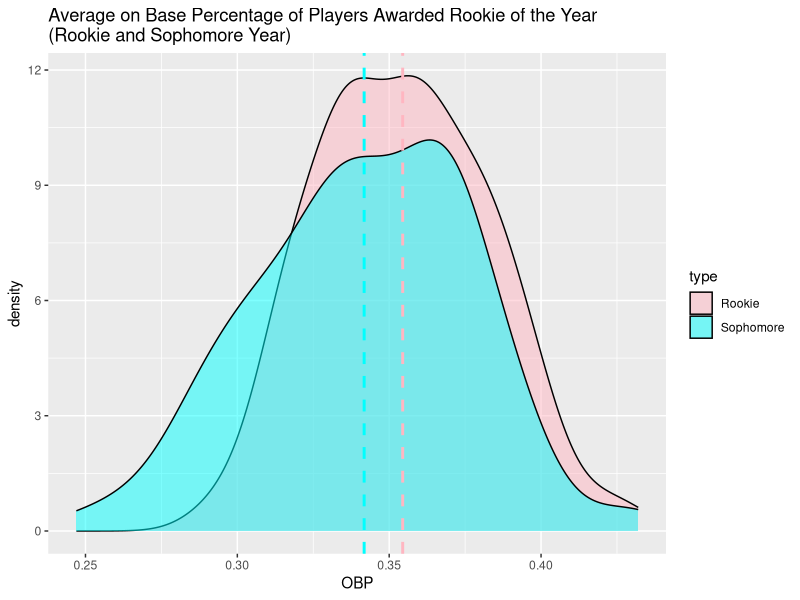
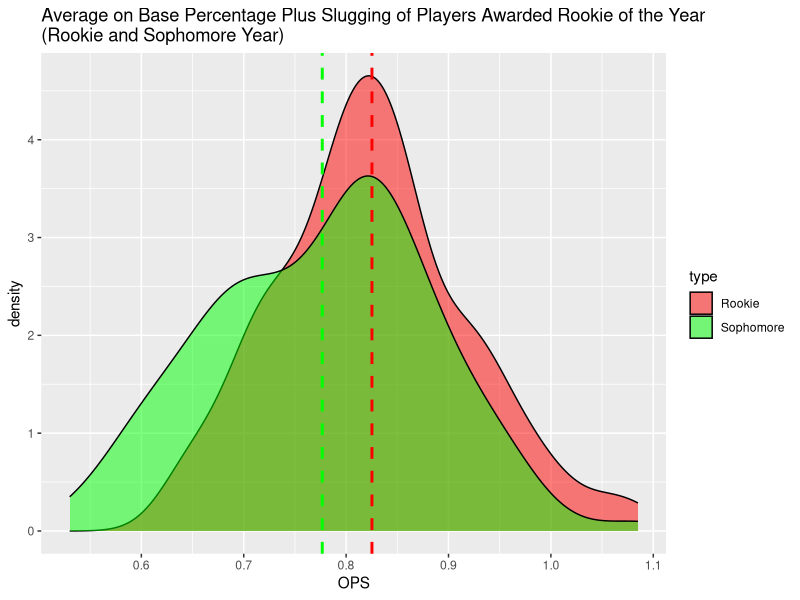
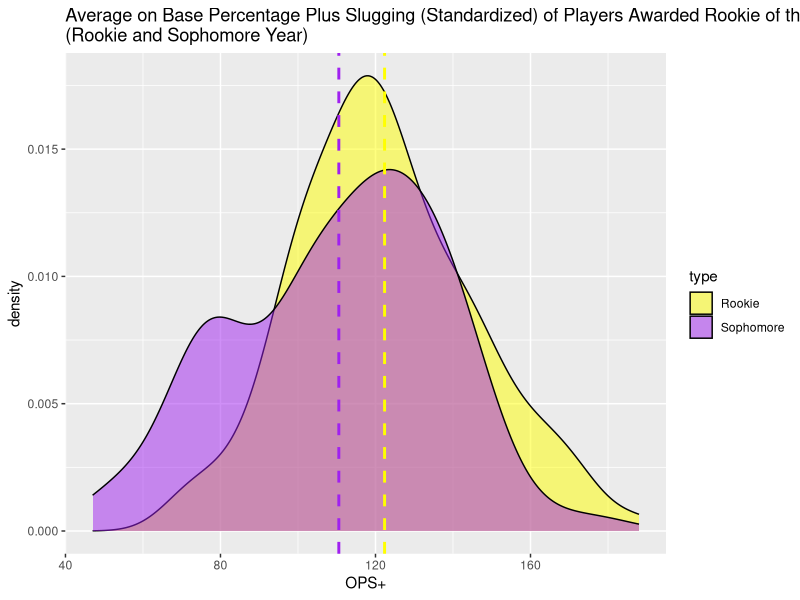
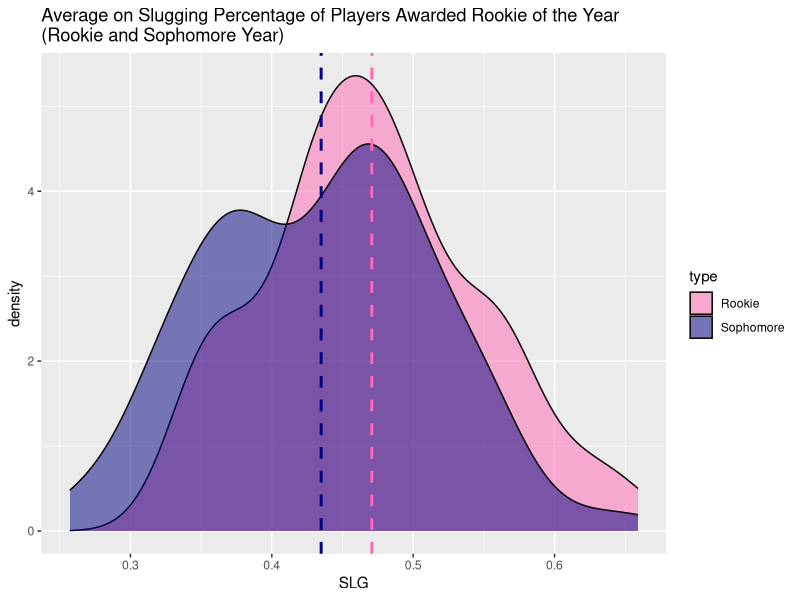
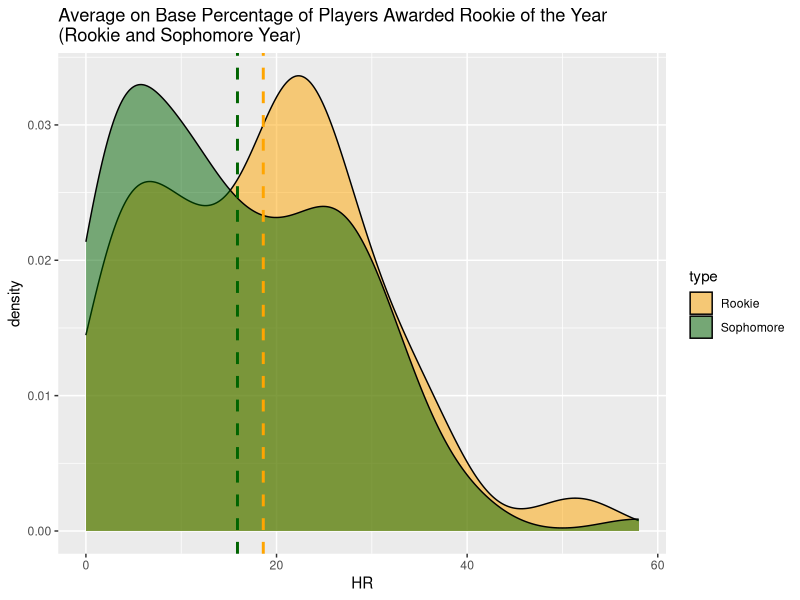
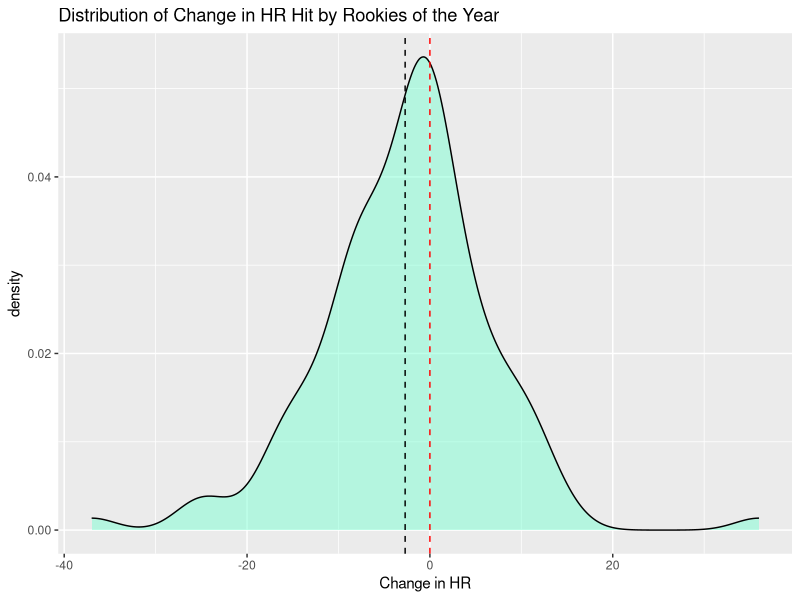
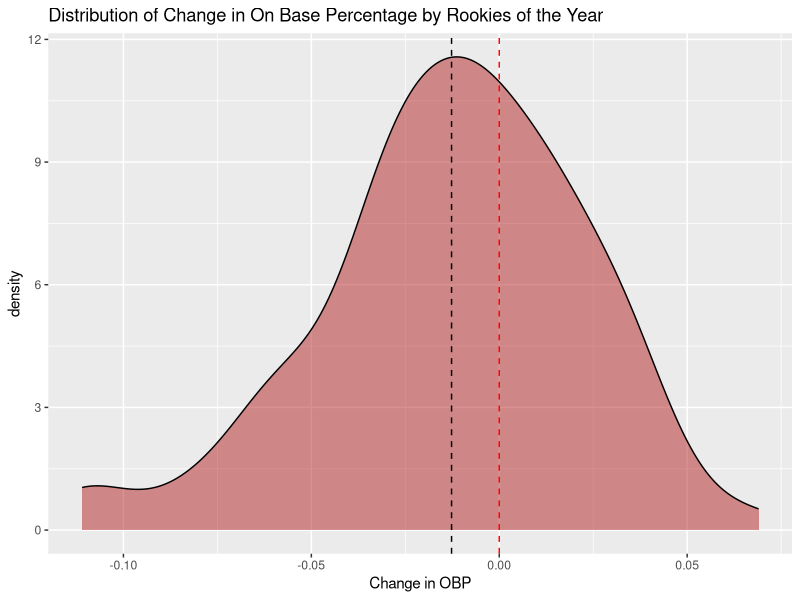
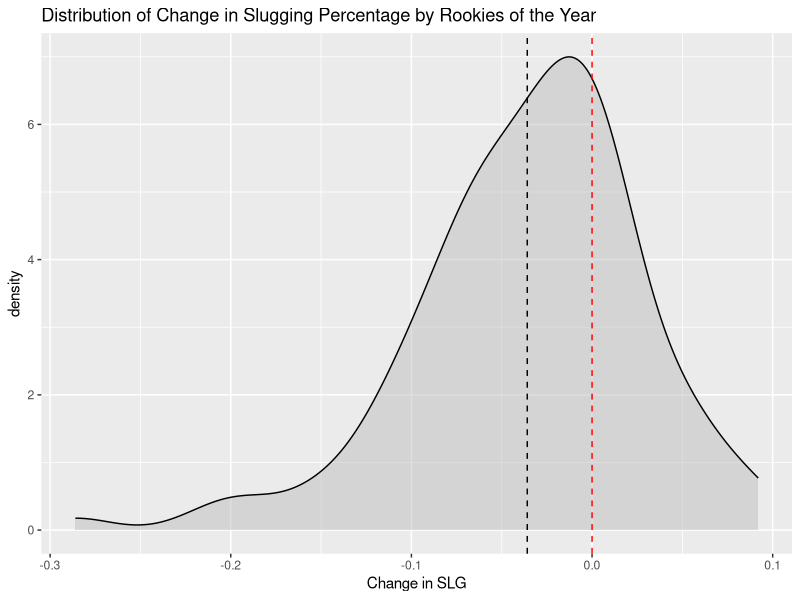

These charts were generated, in order, by the following R code:
## ---- chunk 1
knitr::opts_chunk$set(echo = TRUE, message=FALSE, warning=FALSE)
library(tidyverse)
library(knitr)
library(lubridate)
# source("../../scripts/viridis.R")
# source("../../scripts/ggprob.R")
## ---- chunk 2
rookie = read_csv("rookie_stats.csv")
sophomore = read_csv("sophomore_stats.csv")


rookie = rookie %>% 
  select(name, Year, Age, G, PA, AB, HR, OBP, SLG, OPS, `OPS+`)

sophomore = sophomore %>% 
  select(name, Year, Age, G, PA, AB, HR, OBP, SLG, OPS, `OPS+`)




change = left_join(rookie, sophomore, "name")
change = change %>% 
  mutate(
    G = G.y - G.x,
    PA = PA.y - PA.x,
    AB = AB.y - AB.x,
    HR = HR.y - HR.x,
    OBP = OBP.y - OBP.x,
    SLG = SLG.y - SLG.x,
    OPS = OPS.y - OPS.x,
    `OPS+` = `OPS+.y` - `OPS+.x`
  ) %>% 
  select(name, G, PA,AB, HR, OBP, SLG, OPS, `OPS+`)


rookie_clean = kable(head(rookie, 5), caption = "Rookie Data")
sophomore_clean = kable(head(sophomore,5), caption = "Sophomore Data")
change_clean = kable(head(change, 5), caption = "Change Data")
## ---- chunk 3
rookie_clean
sophomore_clean
change_clean
## ---- chunk 4
rookie_sum = rookie %>% 
  summarise(
    mean_hr = mean(HR),
    sd_hr = sd(HR),
    mean_obp = mean(OBP),
    sd_obp = sd(OBP),
    mean_slg = mean(SLG),
    sd_slg = sd(SLG),
    mean_ops = mean(OPS),
    sd_ops = sd(OPS),
    `mean_ops+` = mean(`OPS+`),
    `sd_ops+` = sd(`OPS+`)
  )
rookie_sum_clean = kable(rookie_sum, caption = "Rookie Summary Statistics")

sophomore_sum = sophomore %>% 
  summarise(
    mean_hr = mean(HR),
    sd_hr = sd(HR),
    mean_obp = mean(OBP),
    sd_obp = sd(OBP),
    mean_slg = mean(SLG),
    sd_slg = sd(SLG),
    mean_ops = mean(OPS),
    sd_ops = sd(OPS),
    `mean_ops+` = mean(`OPS+`),
    `sd_ops+` = sd(`OPS+`)
  )
sophomore_sum_clean = kable(sophomore_sum, caption = "Sophomore Summary Statistics")

change_sum = change %>% 
  summarise(
    mean_hr = mean(HR),
    sd_hr = sd(HR),
    mean_obp = mean(OBP),
    sd_obp = sd(OBP),
    mean_slg = mean(SLG),
    sd_slg = sd(SLG),
    mean_ops = mean(OPS),
    sd_ops = sd(OPS),
    `mean_ops+` = mean(`OPS+`),
    `sd_ops+` = sd(`OPS+`)
  )

change_sum_clean = kable(change_sum, caption = "Change Summary Statistics")

rookie_sum_clean
sophomore_sum_clean
change_sum_clean
## ---- chunk 5
rookie$type <- 'Rookie'
sophomore$type <- 'Sophomore'

# Combine the datasets
combined_data <- rbind(rookie, sophomore)

# Plot
ggplot(combined_data, aes(x = OBP, fill = type)) + 
    geom_density(alpha = 0.5, color = "black") +
    scale_fill_manual(values = c("Rookie" = "lightpink", "Sophomore" = "cyan")) +
    ggtitle("Average on Base Percentage of Players Awarded Rookie of the Year\n(Rookie and Sophomore Year)") + geom_vline(xintercept = rookie_sum$mean_obp, color = "lightpink", linetype = "dashed", size = 1) + geom_vline(xintercept = sophomore_sum$mean_obp, color = "cyan", linetype = "dashed", size = 1)

ggplot(combined_data, aes(x = OPS, fill = type)) + 
    geom_density(alpha = 0.5, color = "black") +
    scale_fill_manual(values = c("Rookie" = "red", "Sophomore" = "green", alpha = 0.5)) +
    ggtitle("Average on Base Percentage Plus Slugging of Players Awarded Rookie of the Year\n(Rookie and Sophomore Year)") + geom_vline(xintercept = rookie_sum$mean_ops, color = "red", linetype = "dashed", size = 1) + geom_vline(xintercept = sophomore_sum$mean_ops, color = "green", linetype = "dashed", size = 1)

ggplot(combined_data, aes(x = `OPS+`, fill = type)) + 
    geom_density(alpha = 0.5, color = "black") +
    scale_fill_manual(values = c("Rookie" = "yellow", "Sophomore" = "purple", alpha = 0.5)) +
    ggtitle("Average on Base Percentage Plus Slugging (Standardized) of Players Awarded Rookie of the Year\n(Rookie and Sophomore Year)") + geom_vline(xintercept = rookie_sum$`mean_ops+`, color = "yellow", linetype = "dashed", size = 1) + geom_vline(xintercept = sophomore_sum$`mean_ops+`, color = "purple", linetype = "dashed", size = 1)

ggplot(combined_data, aes(x = SLG, fill = type)) + 
    geom_density(alpha = 0.5, color = "black") +
    scale_fill_manual(values = c("Rookie" = "hotpink", "Sophomore" = "navy")) +
    ggtitle("Average on Slugging Percentage of Players Awarded Rookie of the Year\n(Rookie and Sophomore Year)") + geom_vline(xintercept = rookie_sum$mean_slg, color = "hotpink", linetype = "dashed", size = 1) + geom_vline(xintercept = sophomore_sum$mean_slg, color = "navy", linetype = "dashed", size = 1)

ggplot(combined_data, aes(x = HR, fill = type)) + 
    geom_density(alpha = 0.5, color = "black") +
    scale_fill_manual(values = c("Rookie" = "orange", "Sophomore" = "darkgreen")) +
    ggtitle("Average on Base Percentage of Players Awarded Rookie of the Year\n(Rookie and Sophomore Year)") + geom_vline(xintercept = rookie_sum$mean_hr, color = "orange", linetype = "dashed", size = 1) + geom_vline(xintercept = sophomore_sum$mean_hr, color = "darkgreen", linetype = "dashed", size = 1)
## ---- chunk 6
ggplot(change, aes(x = HR)) + geom_density(fill = "aquamarine", alpha = 0.5) + geom_vline(xintercept = 0, color = "red", linetype = "dashed") + xlab("Change in HR") + 
  ggtitle("Distribution of Change in HR Hit by Rookies of the Year") + geom_vline(xintercept = change_sum$mean_hr, color = "black", linetype = "dashed")

ggplot(change, aes(x = OBP)) + geom_density(fill = "firebrick", alpha = 0.5) + geom_vline(xintercept = 0, color = "red", linetype = "dashed") +xlab("Change in OBP") + 
  ggtitle("Distribution of Change in On Base Percentage by Rookies of the Year") +
  geom_vline(xintercept = change_sum$mean_obp, color = "black", linetype = "dashed")

ggplot(change, aes(x = SLG)) + geom_density(fill = "grey", alpha = 0.5) + geom_vline(xintercept = 0, color = "red", linetype = "dashed")+xlab("Change in SLG") + 
  ggtitle("Distribution of Change in Slugging Percentage by Rookies of the Year") +
  geom_vline(xintercept = change_sum$mean_slg, color = "black", linetype = "dashed")

ggplot(change, aes(x = OPS)) + geom_density(fill = "violet", alpha = 0.5) + geom_vline(xintercept = 0, color = "red", linetype = "dashed") +xlab("Change in OPS") + 
  ggtitle("Distribution of Change in On Base Plus Slugging by Rookies of the Year") +
  geom_vline(xintercept = change_sum$mean_ops, color = "black", linetype = "dashed")

ggplot(change, aes(x = `OPS+`)) + geom_density(fill = "yellow", alpha = 0.5) + geom_vline(xintercept = 0, color = "red", linetype = "dashed") +xlab("Change in OPS+") + 
  ggtitle("Distribution of Change in On Base Plus Slugging (relative to historic data) by Rookies of the Year") +
  geom_vline(xintercept = change_sum$`mean_ops+`, color = "black", linetype = "dashed")
## ---- chunk 7
# SLG T test
slg = t.test(sophomore$SLG, rookie$SLG, paired = TRUE, alternative = "less")
# HR T test
hr = t.test(sophomore$HR, rookie$HR, paired = TRUE, alternative = "less")
# OBP T test
obp = t.test(sophomore$OBP, rookie$OBP, paired = TRUE, alternative = "less")
# OPS T test
ops = t.test(sophomore$OPS, rookie$OPS, paired = TRUE, alternative = "less")
# OPS+ T test
opsp = t.test(sophomore$`OPS+`, rookie$`OPS+`, paired = TRUE, alternative = "less")


table = tibble(
  `SLG t stat` = slg$statistic,
  `SLG p value` = slg$p.value, 
  `HR t stat` = hr$statistic,
  `HR p value` = hr$p.value,
  `OBP t stat` = obp$statistic,
  `OBP p value` = obp$p.value,
  `OPS t stat` = ops$statistic,
  `OPS p value` = ops$p.value,
  `OPS+ t stat` = opsp$statistic,
  `OPS+ p value` = opsp$p.value,
)

table = kable(table, caption = "T Statistics and P Values for all Variables of Interest")
table

